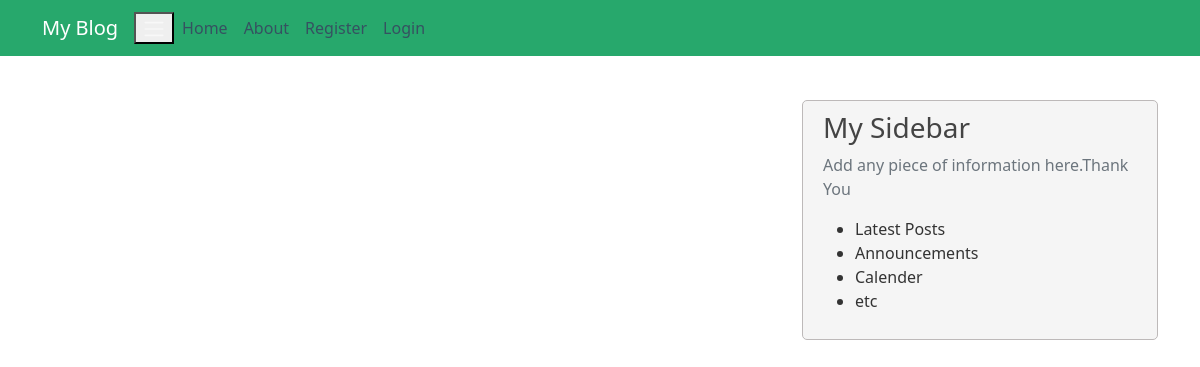
Page /home on the earlier database version.
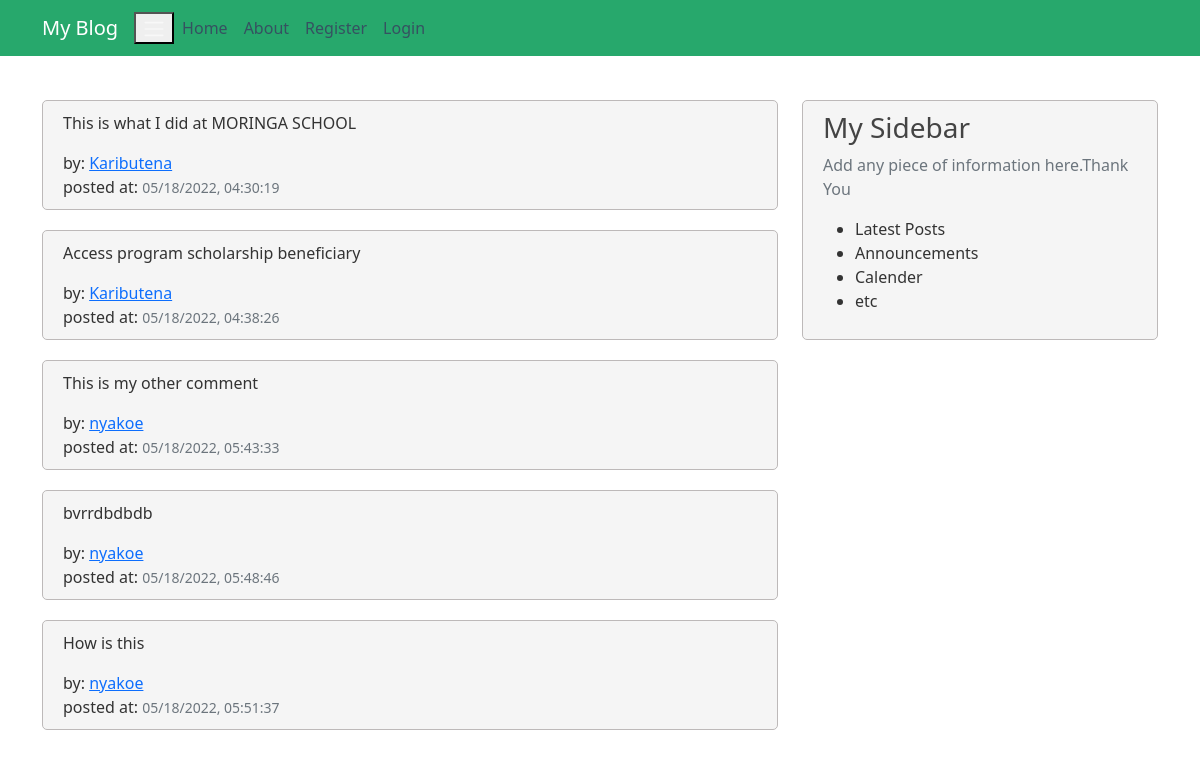
Same page on the later database version.
### app.py (models this page shows, shortened)
class Post(db.Model):
    id = db.Column(db.Integer, primary_key=True)
    title = db.Column(db.String(100), nullable=False)
    date_posted = db.Column(db.DateTime, nullable=False, default= datetime.utcnow)
    content = db.Column(db.Text, nullable=False)
    user_id = db.Column(db.Integer, db.ForeignKey('user.id'), nullable=True)

class User (db.Model, UserMixin):
    id = db.Column(db.Integer, primary_key=True)
    username = db.Column(db.String(20), unique=True, nullable=False)
    email = db.Column(db.String(120), unique=True, nullable=False)
    image_file = db.Column(db.String(120),nullable=False, default='default.jpg')
    password = db.Column(db.String(60), nullable=False)
    posts = db.relationship('Post', backref='author', lazy=True)

### app.py (the view)
@app.route('/')
@app.route('/home')
def home():
    posts = Post.query.all()
    return render_template('home.html', posts=posts)

### templates/home.html (shortened to what this page needs)
{% extends "base.html"%}
{% block content %}
    {% for post in posts %}
        <article class="media content-section">
            <div class="media-body">
                <p class="article-content">{{ post.content }}</p>
                <div class="articel-metadata">
                    by: <a href="#" class="mr-2">{{post.author.username }}</a> <br>
                    posted at:    <small class="text-muted"> {{ post.date_posted.strftime("%m/%d/%Y, %H:%M:%S") }}</small>
                </div>
            </div>
        </article>
    {% endfor %}
{% endblock content%}

### templates/base.html (shortened to what this page needs)
<!DOCTYPE html>
<html lang="en">
<head>
    <link href="https://cdn.jsdelivr.net/npm/bootstrap@5.0.2/dist/css/bootstrap.min.css" rel="stylesheet">
    <link rel="stylesheet" type="text/css" href="{{ url_for('static', filename='style.css') }}">
</head>
<body>
    <header class="site-header">
        <nav class="navbar navbar-expand-md navbar-dark bg-steel fixed-top">
            <div class="container">
                <a href="" class="navbar-brand mr-4">My Blog</a>
                <button class="navbar-toggleer-icon" type="button" data-toggle="collapse" data-target="#collapseExample">
                    <span class="navbar-toggler-icon"></span>
                </button>
                <div class="collapse navbar-collapse" id="navbarToggle">
                    <div class="navbar-nav mr-auto">
                        <a href="{{url_for('home')}}" class="nav-item nav-link">Home</a>
                        <a href="{{url_for('about')}}" class="nav-item nav-link">About</a>
                    </div>
                    <div class="navbar-nav">
                        {% if current_user.is_authenticated %}
                        <a href="{{url_for('new_comment')}}" class="nav-item nav-link">Comment</a>
                        <a href="{{url_for('account')}}" class="nav-item nav-link">Account</a>
                        <a href="{{url_for('logout')}}" class="nav-item nav-link">Log Out</a>
                        {% else %}
                        <a href="{{url_for('register')}}" class="nav-item nav-link">Register</a>
                        <a href="{{url_for('login')}}" class="nav-item nav-link">Login</a>
                        {% endif %}
                    </div>
                </div>
            </div>
        </nav>
    </header>
    <main class="container">
        <div class="row">
            <div class="col-md-8">
                {% block content %}{% endblock %}
            </div>
            <div class="col-md-4">
                <div class="content-section">
                    <h3>My Sidebar</h3>
                    <p class="text-muted"> Add any piece of information here.Thank You
                        <ul>
                            <li>Latest Posts</li>
                            <li>Announcements</li>
                            <li>Calender</li>
                            <li>etc</li>
                        </ul>
                    </p>
                </div>
            </div>
        </div>
    </main>
</body>
</html>

### static/style.css (style rules this page uses)
body { background: white; color: #333333; margin-top: 5rem; }
h1,h2,h3,h4,h5,h6 { color: #444444; }
.bg-steel { background-color: #27a86c; }
.site-header .navbar-nav .nav-link { color: #365161; }
.content-section { background:whitesmoke; padding: 10px 20px; border: 1px solid #bdb9b9; border-radius: 5px; margin-top: 20px; }

Differences in the rows shown:
added Post: content "This is what I did at MORINGA SCHOOL", author.username "Kaributena", date_posted "05/18/2022, 04:30:19"
added Post: content "Access program scholarship beneficiary", author.username "Kaributena", date_posted "05/18/2022, 04:38:26"
added Post: content "This is my other comment", author.username "nyakoe", date_posted "05/18/2022, 05:43:33"
added Post: content "bvrrdbdbdb", author.username "nyakoe", date_posted "05/18/2022, 05:48:46"
added Post: content "How is this", author.username "nyakoe", date_posted "05/18/2022, 05:51:37"
